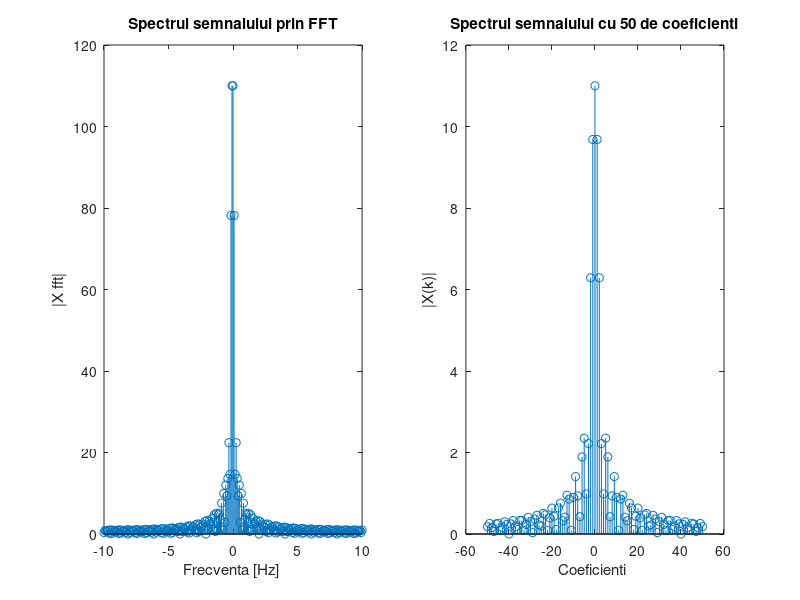
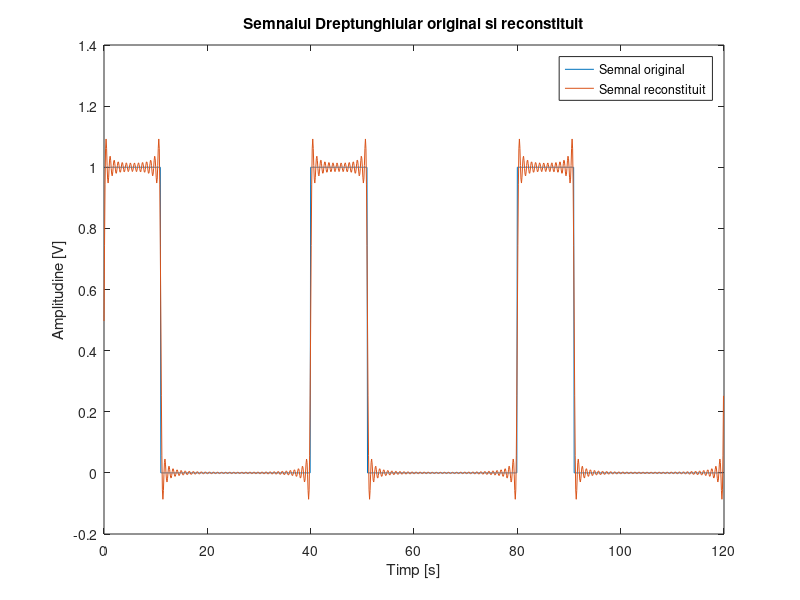

These figures' MATLAB source, in order:
%Tema2

clear all
D=11;       % duty cycle
P=40;       % perioada semnal
Ts=0.1;     % perioada de esantionare
t=0:Ts:P-Ts;    % baza de timp 
duty=D/P*100;   % duty cycle ca procent
x= 0.5+0.5*square(2*pi/P*t,duty);  % generare semnal dreptunghiular
%%plot(t,x)

y = fft(x,250);     % spectrul semnaului x facut cu fast fourier transform 250 puncte
figure
subplot(1,2,1)
stem((-124:124)/Ts/124,abs([ flip(y(1:124)) y(1:125)]))  % plot spectru cu normare dupa Fs = 1/Ts
title('Spectrul semnalului prin FFT')
xlabel('Frecventa [Hz] ')
ylabel('|X fft|')

w0 = 2*pi/P;
N=50; 
for k=0:N
    if(k==0)
        fun = @(t) 0.5+0.5*square(2*pi/P*t,duty);   % cazul k=0 -> componenta continua 
        X0 = integral(fun,0,P);             % calcul componenta continua
    else
        fun = @(t) (0.5+0.5*square(2*pi/P*t,duty)).*exp(-j*k*w0*t); 
        X(k) = integral(fun,0,P);           % calcul coeficienti
    end
end
X2 = [X0 X];        % adaugare componenta continua pentru afisarea spectrului dupa coeficienti
subplot(1,2,2)
stem(-N:N,abs([flip(X) X2]))  % dublare spectru , X2 contine Componenta continua (coef nr 0)
title('Spectrul semnalului cu 50 de coeficienti')
xlabel('Coeficienti ')
ylabel('|X(k)|')

x2 = 0 ;
for k=1:N      
    x2=x2 + X(k)*exp(j*k*w0*t);  % reconstruirea semnalului -> suma impactului fiecarui coeficient 
end
x_fin = 1/P*(X0 + 2*x2);        % semnalul final
t2=0:Ts:3*P-Ts;         % afisare a 3 perioade de semnal
figure

plot(t2,[x x x])        % afisare a 3 perioade de semnal
hold on 
plot(t2,[x_fin x_fin x_fin])    % afisare a 3 perioade de semnal

title('Semnalul Dreptunghiular original si reconstituit')
xlabel('Timp [s]')
ylabel('Amplitudine [V]')
legend('Semnal original','Semnal reconstituit')


% Spectrul ideal al unui semnal dreptunghiular este un sinc 
% Se poate observa acest lucru prin calculul atat prin fft cat si prin coeficienti  ( in modul )

% Distorsiunile din semnalul reconstituit se datoreaza numarului finit de coeficienti calculati
% marind numarul de coeficienti putem imbunatati semnalul